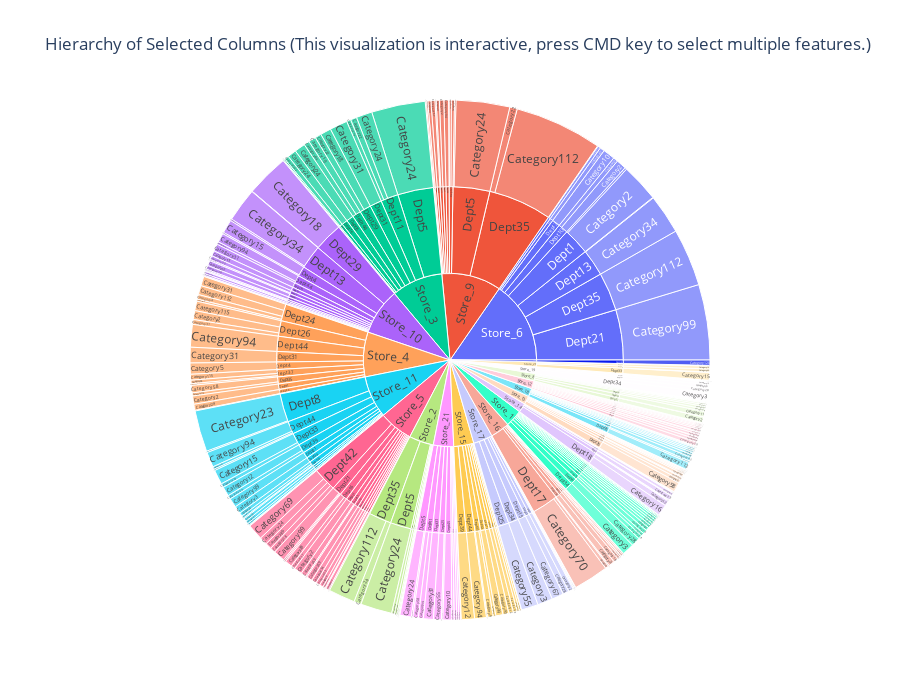

Here is the notebook cell this chart was saved with:
### Code cell
# Columns to choose from for the sunburst path
available_columns = ['Store', 'DEPARTMENT', 'CATEGORY', 'SKU']

# Create checkboxes for the user to select which columns to include in the sunburst
column_select = widgets.SelectMultiple(
    options=available_columns,
    value=available_columns,  # Default value (all columns selected)
    description='Columns',
    disabled=False
)

# Function to update the sunburst chart based on user selection
def update_sunburst(selected_columns):
    # Clear previous output
    clear_output(wait=True)

    # Ensure at least one column is selected
    if len(selected_columns) == 0:
        print("Please select at least one column for the hierarchy.")
        return

    # Generate the sunburst chart with the selected columns
    fig = px.sunburst(
        df,
        path=selected_columns,  # Use selected columns for the sunburst path
        values='Units_Sold',
        title="Hierarchy of Selected Columns (This visualization is interactive, press CMD key to select multiple features.)",
        height=700
    )
    fig.show()

    # Re-display the widget after clearing
    display(column_select)

# Link the function to the widget
column_select.observe(lambda change: update_sunburst(change['new']), names='value')

# Initial display
display(column_select)
update_sunburst(column_select.value)

### Figure 1 — Plotly figure (JSON) as saved in the notebook; plotly's stock layout.template omitted (floating-point values rounded to 4 significant figures; data arrays with more than 128 entries replaced by an {"elided": "..."} marker saying what was removed)
{"data": [{"branchvalues": "total", "domain": {"x": [0, 1], "y": [0, 1]}, "hovertemplate": "labels=%{label}<br>Units_Sold=%{value}<br>parent=%{parent}<br>id=%{id}<extra></extra>", "ids": {"elided": "488 str values"}, "labels": {"elided": "488 str values"}, "name": "", "parents": {"elided": "488 str values"}, "type": "sunburst", "values": {"elided": "488 int values"}}], "layout": {"height": 700, "legend": {"tracegroupgap": 0}, "title": {"text": "Hierarchy of Selected Columns (This visualization is interactive, press CMD key to select multiple features.)"}}}
